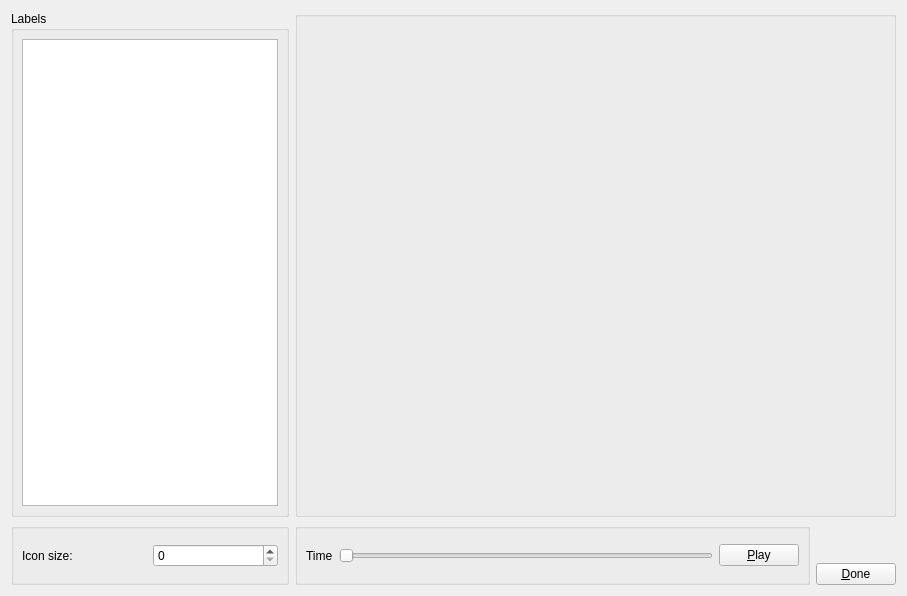
<?xml version="1.0" encoding="UTF-8"?>
<ui version="4.0">
 <class>MOCAPViewer</class>
 <widget class="QWidget" name="MOCAPViewer">
  <property name="geometry">
   <rect>
    <x>0</x>
    <y>0</y>
    <width>907</width>
    <height>596</height>
   </rect>
  </property>
  <property name="windowTitle">
   <string>MOCAP Viewer</string>
  </property>
  <layout class="QGridLayout" name="gridLayout">
   <item row="0" column="1" colspan="2">
    <widget class="QGroupBox" name="groupBox_2">
     <property name="sizePolicy">
      <sizepolicy hsizetype="Preferred" vsizetype="Preferred">
       <horstretch>1</horstretch>
       <verstretch>1</verstretch>
      </sizepolicy>
     </property>
     <property name="title">
      <string/>
     </property>
     <layout class="QVBoxLayout" name="verticalLayout">
      <property name="leftMargin">
       <number>0</number>
      </property>
      <property name="topMargin">
       <number>0</number>
      </property>
      <property name="rightMargin">
       <number>0</number>
      </property>
      <property name="bottomMargin">
       <number>0</number>
      </property>
      <item>
       <widget class="ZincWidget" name="zincWidget" native="true">
        <property name="sizePolicy">
         <sizepolicy hsizetype="Expanding" vsizetype="Expanding">
          <horstretch>0</horstretch>
          <verstretch>0</verstretch>
         </sizepolicy>
        </property>
        <zorder>verticalSpacer</zorder>
       </widget>
      </item>
     </layout>
    </widget>
   </item>
   <item row="0" column="0">
    <widget class="QGroupBox" name="groupBox">
     <property name="title">
      <string>Labels</string>
     </property>
     <layout class="QVBoxLayout" name="verticalLayout_2">
      <property name="leftMargin">
       <number>8</number>
      </property>
      <property name="topMargin">
       <number>8</number>
      </property>
      <property name="rightMargin">
       <number>8</number>
      </property>
      <property name="bottomMargin">
       <number>8</number>
      </property>
      <item>
       <widget class="QListWidget" name="listWidget"/>
      </item>
     </layout>
    </widget>
   </item>
   <item row="1" column="2">
    <layout class="QVBoxLayout" name="verticalLayout_3">
     <item>
      <spacer name="verticalSpacer">
       <property name="orientation">
        <enum>Qt::Vertical</enum>
       </property>
       <property name="sizeHint" stdset="0">
        <size>
         <width>20</width>
         <height>40</height>
        </size>
       </property>
      </spacer>
     </item>
     <item>
      <widget class="QPushButton" name="pushButtonDone">
       <property name="text">
        <string>&amp;Done</string>
       </property>
      </widget>
     </item>
    </layout>
   </item>
   <item row="1" column="1">
    <widget class="QGroupBox" name="groupBox_4">
     <property name="sizePolicy">
      <sizepolicy hsizetype="Preferred" vsizetype="Preferred">
       <horstretch>15</horstretch>
       <verstretch>0</verstretch>
      </sizepolicy>
     </property>
     <property name="title">
      <string/>
     </property>
     <layout class="QHBoxLayout" name="horizontalLayout">
      <property name="leftMargin">
       <number>8</number>
      </property>
      <property name="topMargin">
       <number>8</number>
      </property>
      <property name="rightMargin">
       <number>8</number>
      </property>
      <property name="bottomMargin">
       <number>8</number>
      </property>
      <item>
       <widget class="QLabel" name="labelSlider">
        <property name="toolTip">
         <string/>
        </property>
        <property name="text">
         <string>Time</string>
        </property>
       </widget>
      </item>
      <item>
       <widget class="QSlider" name="horizontalSlider">
        <property name="orientation">
         <enum>Qt::Horizontal</enum>
        </property>
       </widget>
      </item>
      <item>
       <widget class="QPushButton" name="pushButtonPlay">
        <property name="text">
         <string>&amp;Play</string>
        </property>
       </widget>
      </item>
     </layout>
    </widget>
   </item>
   <item row="1" column="0">
    <widget class="QGroupBox" name="groupBox_3">
     <property name="title">
      <string/>
     </property>
     <layout class="QHBoxLayout" name="horizontalLayout_2">
      <property name="leftMargin">
       <number>8</number>
      </property>
      <property name="topMargin">
       <number>8</number>
      </property>
      <property name="rightMargin">
       <number>8</number>
      </property>
      <property name="bottomMargin">
       <number>8</number>
      </property>
      <item>
       <widget class="QLabel" name="label">
        <property name="text">
         <string>Icon size:</string>
        </property>
       </widget>
      </item>
      <item>
       <widget class="QSpinBox" name="spinBox"/>
      </item>
     </layout>
    </widget>
   </item>
  </layout>
 </widget>
 <customwidgets>
  <customwidget>
   <class>ZincWidget</class>
   <extends>QWidget</extends>
   <header>mapclientplugins/mocapdataviewerstep/zincwidget.h</header>
   <container>1</container>
  </customwidget>
 </customwidgets>
 <resources/>
 <connections/>
</ui>
